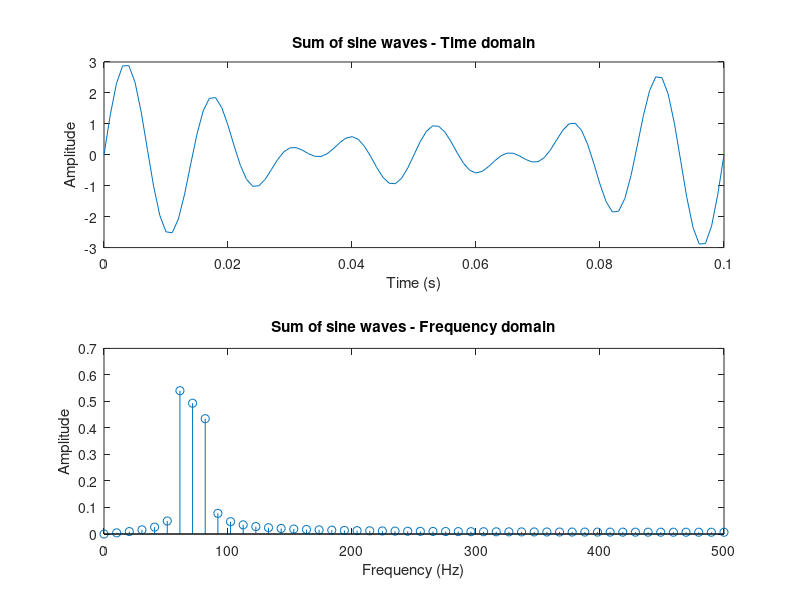

The MATLAB source for this figure: (Note: this script raises an error after producing the figure.)
function [] = practice5() % Power Spectral Density
% - Generate a sumatorry of sine waves at 60,70 and 80 Hz with a sampling
% frequency of 1000 Hz for 0.1 seconds
% - Calculate the power spectral density using:
%   - periodogram (Non-Parametric)
%   - Yule Walker
%   - Burg
%   - Covariance 
%   - Modified covariance
% - Sketch the signal in time and frequency using FFT
% - Sketch the 5 graphs of PSD comparing the 5 methods
%       NOTE: Choose the order of the parametric methods.
% - Select a biological signal to obtain the PSD and observe the advantages

    % Original signal:
    Fs = 1000;
    t = 0:1/Fs:0.1;
    fn = [60,70,80];
    x = 0*t;
    for i = 1:length(fn), x = x + sin(2*pi*fn(i)*t); end
    % Fourier Transform:
    [f,X] = fourierVector(x,Fs);
    % Grafics:
    figure, subplot(2,1,1)
        plot(t,x)
        title('Sum of sine waves - Time domain')
        xlabel('Time (s)')
        ylabel('Amplitude')
    subplot(2,1,2)
        stem(f,X)
        title('Sum of sine waves - Frequency domain')
        xlabel('Frequency (Hz)')
        ylabel('Amplitude')
    % Periodogram:
	[Pxx,Fp] = periodogram(x,[],Fs);
    Hp = dspdata.psd(Pxx,'Fs',Fs);
    figure, subplot(2,1,1)
        plot(Fp,Pxx)
        title('Periodogram')
        xlabel('Frequency (Hz)')
        ylabel('Amplitude')
    subplot(2,1,2)
        plot(Hp)
    % Yule Walker:
    [YW,Fyw] = pyulear(x,26,[],Fs);
    Hyw = dspdata.psd(YW,'Fs',Fs);
    figure, subplot(2,1,1)
        plot(Fyw,YW)
        title('Yule Walker')
        xlabel('Frequency (Hz)')
        ylabel('Amplitude')
    subplot(2,1,2)
        plot(Hyw)
    % Burg:
    [B,Fb] = pburg(x,26,[],Fs);
    Hb = dspdata.psd(B,'Fs',Fs);
    figure, subplot(2,1,1)
        plot(Fb,B)
        title('Burg')
        xlabel('Frequency (Hz)')
        ylabel('Amplitude')
    subplot(2,1,2)
        plot(Hb)
    % Covariance:
    [C,Fc] = pcov(x,26,[],Fs);
    Hc = dspdata.psd(C,'Fs',Fs);
    figure, subplot(2,1,1)
        plot(Fc,C)
        title('Covariance')
        xlabel('Frequency (Hz)')
        ylabel('Amplitude')
    subplot(2,1,2)
        plot(Hc)
    % Modified covariance:
    [MC,Fmc] = pmcov(x,26,[],Fs);
    Hmc = dspdata.psd(MC,'Fs',Fs);
    figure, subplot(2,1,1)
        plot(Fmc,MC)
        title('Modified covariance')
        xlabel('Frequency (Hz)')
        ylabel('Amplitude')
    subplot(2,1,2)
        plot(Hmc)
        
	% Biological signal:
    [time,signal,Fs,~] = readPhysionet('ecg1');
    [fbio,Xbio] = fourierVector(signal,Fs);
    Mbio = pmcov(signal,26,[],Fs);
    Hbio = dspdata.psd(Mbio,'Fs',Fs);
    figure
        subplot(3,1,1)
            plot(time,signal)    
            xlabel('Time (s)')
            ylabel('Amplitude')
            title('ECG signal')
            grid on
            xlim([0,3])
        subplot(3,1,2)
            plot(fbio,Xbio)
            title('Frequency domain')
            xlabel('Frequency (Hz)')
            ylabel('Amplitude')
        subplot(3,1,3)
            plot(Hbio)
            title('Power spectral density - Modified Covariance')
end

function [time,val,Fs,labels] = readPhysionet(Name)
% This function reads a pair of files (Name.mat and Name.info) from a 
% PhysioBank record, baseline-corrects and scales the time series contained
% in the .mat file.  The baseline-corrected and scaled time series are the 
% rows of matrix 'val', and each column contains simultaneous samples of 
% each time series.

% Read mat File:
    matName = strcat(Name, '.mat');
    load(matName);
    n = size(val,1);
% Read info File:
    infoName = strcat(Name, '.info');
    fid = fopen(infoName, 'rt');
    fgetl(fid);
    fgetl(fid);
    fgetl(fid);
    freqint = sscanf(fgetl(fid), 'Sampling frequency: %f Hz  Sampling interval: %f sec');
    Fs = freqint(1);
    interval = freqint(2);
    fgetl(fid);
% Read data of each signal
    signal = cell(1,n);
    gain = zeros(1,n);
    base = zeros(1,n);
    units = cell(1,n);
    for i = 1:n
      [~, signal(i), gain(i), base(i), units(i)] = strread(fgetl(fid),'%d%s%f%f%s','delimiter','\t');
    end
    fclose(fid);
% Baseline-corrects and scales the time series:
    val(val==-32768) = NaN;
    for i = 1:n
        val(i, :) = (val(i, :) - base(i)) / gain(i);
    end
    time = (1:size(val, 2)) * interval;
    val = val';    
% Gives information of each signal:
    labels = cell(1,length(signal));
    for i = 1:length(signal)
        labels{i} = strcat(signal{i}, ' (', units{i}, ')'); 
    end
    
end

function [f,X] = fourierVector(x,Fs)
% To obtain absolute positive values of the fourier transform of x
% it also obtains the corresponding frequency vector
    X = fft(x);
    Ie = floor(length(X)/2);
    X = abs(X(1:Ie))/length(X);
    f = (0:Ie-1)*((Fs/2)/(Ie-1));
end